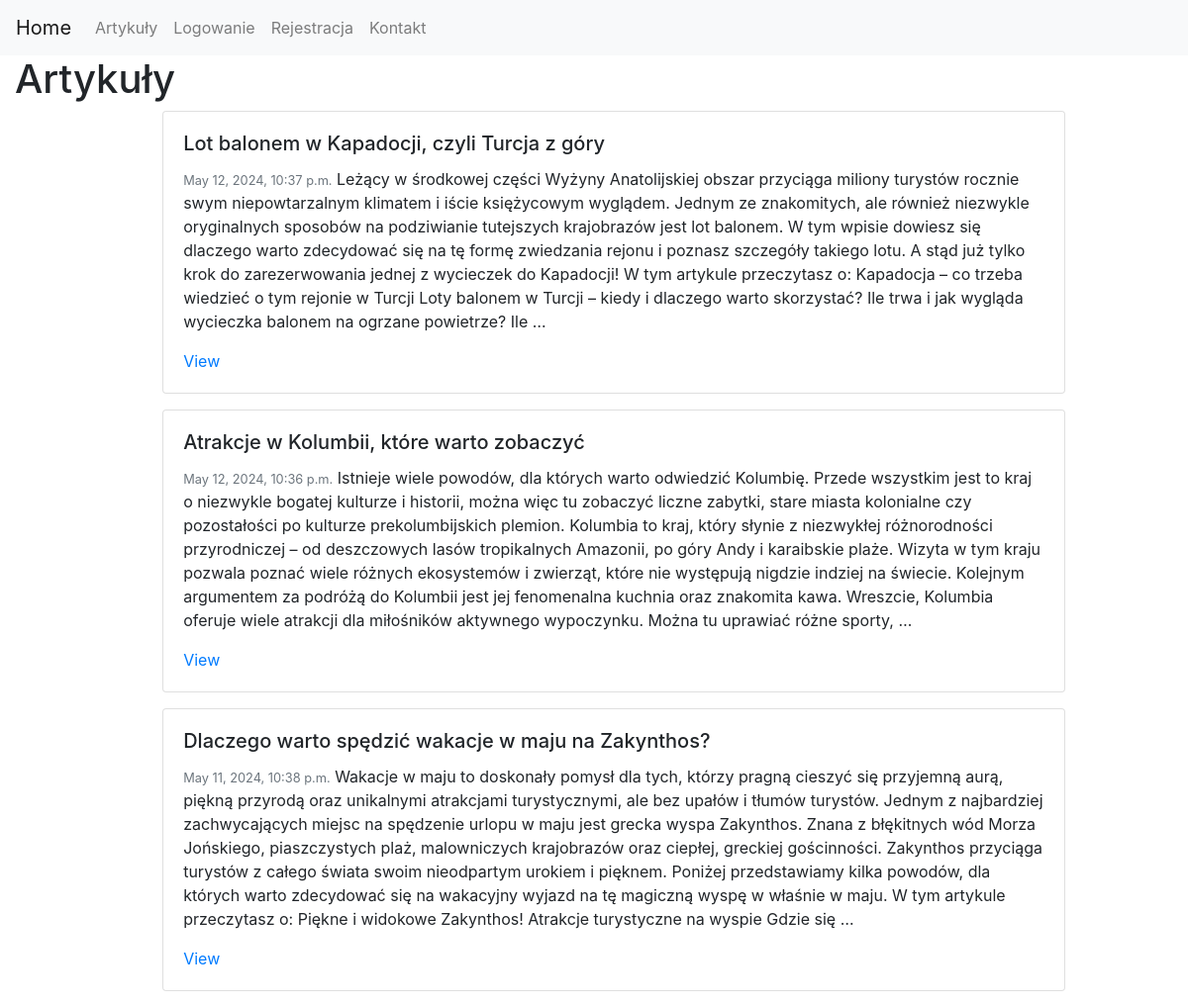
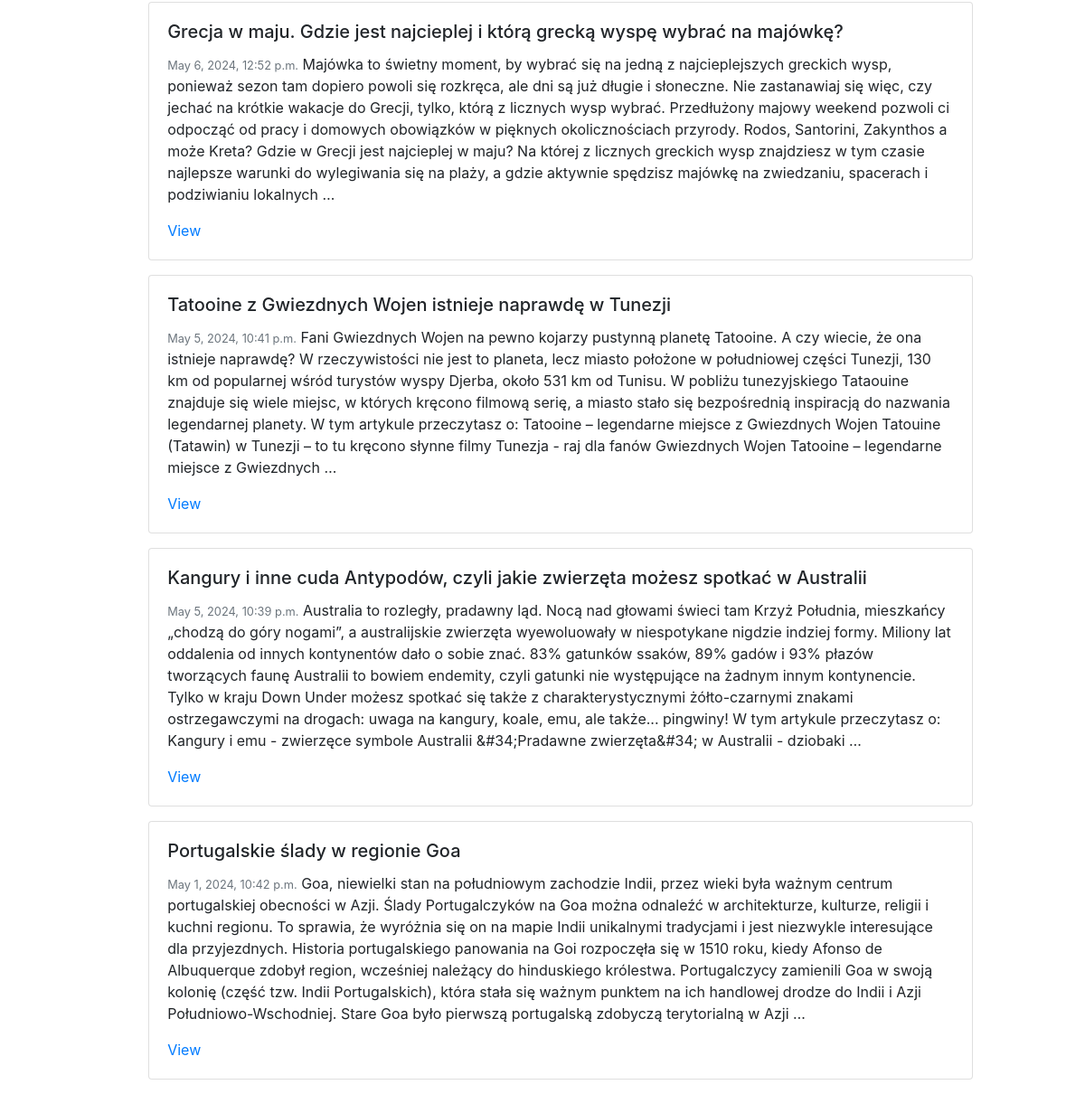
Screenshot of /all_blogs/ with the database file from the repository (2 pictures, top to bottom).
### blog/models.py (models this page shows, shortened)
class BlogPost(models.Model):
    user = models.ForeignKey(User, default=1, null=True, on_delete=models.SET_NULL)
    title = models.CharField(max_length=200)
    slug = models.SlugField(unique=True)
    content = models.TextField(null=True, blank=True)
    publish_date = models.DateTimeField(auto_now=False, auto_now_add=False, null=True, blank=True)
    timestamp = models.DateTimeField(auto_now_add=True)
    updated = models.DateTimeField(auto_now=True)
    class Meta:
        ordering = ['-publish_date', '-updated', '-timestamp']
    def get_absolute_url(self):
        return f"/blog/{self.slug}"

### Project/views.py (the view)
# urls.py: path('all_blogs/', blogs_page, name='list_blog'),
def blogs_page(request):
    all_post = BlogPost.objects.all()
    context = {'blog_list': all_post}
    return render(request, "list_blog.html", context)

### templates/list_blog.html (shortened to what this page needs)
{% extends "base.html" %}
{% block content %}
    <h1>Artykuły</h1>
<ul>
    {% for blog_post in blog_list %}
        <div class='col-12 col-md-10 mb-3 mx-auto'>
            <div class='card {% if not blog_post.publish_date %} border border-warning text-dark {% endif %}'>
                <div class='card-body'>
                    <h5 class='card-title'>{{ blog_post.title }}</h5>
                    <p class='card-text'>
                        <small class='text-muted'>{{ blog_post.publish_date }}</small>
                        {% if truncate %}
                            {{ blog_post.content|linebreaks }}
                        {% else %}
                            {{ blog_post.content|truncatewords:100 }}
                        {% endif %}
                    </p>
                    <a href="{{ blog_post.get_absolute_url }}">View</a>
                </div>
            </div>
        </div>
    {% endfor %}
</ul>
{% endblock %}

### templates/base.html (shortened to what this page needs)
<!doctype html>
<html lang="en">
  <head>
    <link rel="stylesheet" href="https://stackpath.bootstrapcdn.com/bootstrap/4.3.1/css/bootstrap.min.css">
  </head>
  <body>
    {% include 'navbar.html' %}
    <div class='container-fluid'>
         {% block content %}
            {% endblock %}
    </div>
  </body>
</html>

### templates/navbar.html (shortened to what this page needs)
<nav class="navbar navbar-expand-lg navbar-light bg-light">
  <a class="navbar-brand" href="{% url 'home' %}">Home</a>
  <div class="collapse navbar-collapse" id="navbarSupportedContent">
    <ul class="navbar-nav mr-auto">
      <li class="nav-item">
        <a class="nav-link" href="{% url 'list_blog' %}">Artykuły</a>
      </li>
      <li class="nav-item">
        <a class="nav-link" href="{% url 'login' %}">Logowanie</a>
      </li>
      <li class="nav-item">
        <a class="nav-link" href="{% url 'register' %}">Rejestracja</a>
      </li>
      <li class="nav-item">
        <a class="nav-link" href="{% url 'contact' %}">Kontakt</a>
      </li>
    </ul>
  </div>
</nav>

### rows the page displays
BlogPost: title "Lot balonem w Kapadocji, czyli Turcja z góry", publish_date "May 12, 2024, 10:37 p.m.", content "Leżący w środkowej części Wyżyny Anatolijskiej obszar przyciąga miliony turystów rocznie swym niepowtarzalnym klimatem i iście księżycowym wyglądem. Jednym ze znakomitych, ale również niezwykle oryginalnych sposobów na podziwianie tutejszych krajobrazów jest lot balonem. W tym wpisie dowiesz się dlaczego warto zdecydować się na tę formę zwiedzania rejonu i poznasz szczegóły takiego lotu. A stąd już tylko krok do zarezerwowania jednej z wycieczek do Kapadocji! W tym artykule przeczytasz o: Kapadocja – co trzeba wiedzieć o tym rejonie w Turcji Loty balonem w Turcji – kiedy i dlaczego warto skorzystać? Ile trwa i jak wygląda wycieczka balonem na ogrzane powietrze? Ile …"
BlogPost: title "Atrakcje w Kolumbii, które warto zobaczyć", publish_date "May 12, 2024, 10:36 p.m.", content "Istnieje wiele powodów, dla których warto odwiedzić Kolumbię. Przede wszystkim jest to kraj o niezwykle bogatej kulturze i historii, można więc tu zobaczyć liczne zabytki, stare miasta kolonialne czy pozostałości po kulturze prekolumbijskich plemion. Kolumbia to kraj, który słynie z niezwykłej różnorodności przyrodniczej – od deszczowych lasów tropikalnych Amazonii, po góry Andy i karaibskie plaże. Wizyta w tym kraju pozwala poznać wiele różnych ekosystemów i zwierząt, które nie występują nigdzie indziej na świecie. Kolejnym argumentem za podróżą do Kolumbii jest jej fenomenalna kuchnia oraz znakomita kawa. Wreszcie, Kolumbia oferuje wiele atrakcji dla miłośników aktywnego wypoczynku. Można…"
BlogPost: title "Dlaczego warto spędzić wakacje w maju na Zakynthos?", publish_date "May 11, 2024, 10:38 p.m.", content "Wakacje w maju to doskonały pomysł dla tych, którzy pragną cieszyć się przyjemną aurą, piękną przyrodą oraz unikalnymi atrakcjami turystycznymi, ale bez upałów i tłumów turystów. Jednym z najbardziej zachwycających miejsc na spędzenie urlopu w maju jest grecka wyspa Zakynthos. Znana z błękitnych wód Morza Jońskiego, piaszczystych plaż, malowniczych krajobrazów oraz ciepłej, greckiej gościnności. Zakynthos przyciąga turystów z całego świata swoim nieodpartym urokiem i pięknem. Poniżej przedstawiamy kilka powodów, dla których warto zdecydować się na wakacyjny wyjazd na tę magiczną wyspę w właśnie w maju. W tym artykule przeczytasz o: Piękne i widokowe Zakynthos! Atrakcje turystyczne na wyspie…"
BlogPost: title "Grecja w maju. Gdzie jest najcieplej i którą grecką wyspę wybrać na majówkę?", publish_date "May 6, 2024, 12:52 p.m.", content "Majówka to świetny moment, by wybrać się na jedną z najcieplejszych greckich wysp, ponieważ sezon tam dopiero powoli się rozkręca, ale dni są już długie i słoneczne. Nie zastanawiaj się więc, czy jechać na krótkie wakacje do Grecji, tylko, którą z licznych wysp wybrać. Przedłużony majowy weekend pozwoli ci odpocząć od pracy i domowych obowiązków w pięknych okolicznościach przyrody. Rodos, Santorini, Zakynthos a może Kreta? Gdzie w Grecji jest najcieplej w maju? Na której z licznych greckich wysp znajdziesz w tym czasie najlepsze warunki do wylegiwania się na plaży, a gdzie aktywnie spędzisz majówkę na zwiedzaniu, spacerach i podziwianiu lokalnych …"
BlogPost: title "Tatooine z Gwiezdnych Wojen istnieje naprawdę w Tunezji", publish_date "May 5, 2024, 10:41 p.m.", content "Fani Gwiezdnych Wojen na pewno kojarzy pustynną planetę Tatooine. A czy wiecie, że ona istnieje naprawdę? W rzeczywistości nie jest to planeta, lecz miasto położone w południowej części Tunezji, 130 km od popularnej wśród turystów wyspy Djerba, około 531 km od Tunisu. W pobliżu tunezyjskiego Tataouine znajduje się wiele miejsc, w których kręcono filmową serię, a miasto stało się bezpośrednią inspiracją do nazwania legendarnej planety. W tym artykule przeczytasz o: Tatooine – legendarne miejsce z Gwiezdnych Wojen Tatouine (Tatawin) w Tunezji – to tu kręcono słynne filmy Tunezja - raj dla fanów Gwiezdnych Wojen Tatooine – legendarne miejsce z Gwiezdnych …"
BlogPost: title "Kangury i inne cuda Antypodów, czyli jakie zwierzęta możesz spotkać w Australii", publish_date "May 5, 2024, 10:39 p.m.", content "Australia to rozległy, pradawny ląd. Nocą nad głowami świeci tam Krzyż Południa, mieszkańcy „chodzą do góry nogami”, a australijskie zwierzęta wyewoluowały w niespotykane nigdzie indziej formy. Miliony lat oddalenia od innych kontynentów dało o sobie znać. 83% gatunków ssaków, 89% gadów i 93% płazów tworzących faunę Australii to bowiem endemity, czyli gatunki nie występujące na żadnym innym kontynencie. Tylko w kraju Down Under możesz spotkać się także z charakterystycznymi żółto-czarnymi znakami ostrzegawczymi na drogach: uwaga na kangury, koale, emu, ale także... pingwiny! W tym artykule przeczytasz o: Kangury i emu - zwierzęce symbole Australii &#34;Pradawne zwierzęta&#34; w Australii -…"
BlogPost: title "Portugalskie ślady w regionie Goa", publish_date "May 1, 2024, 10:42 p.m.", content "Goa, niewielki stan na południowym zachodzie Indii, przez wieki była ważnym centrum portugalskiej obecności w Azji. Ślady Portugalczyków na Goa można odnaleźć w architekturze, kulturze, religii i kuchni regionu. To sprawia, że wyróżnia się on na mapie Indii unikalnymi tradycjami i jest niezwykle interesujące dla przyjezdnych. Historia portugalskiego panowania na Goi rozpoczęła się w 1510 roku, kiedy Afonso de Albuquerque zdobył region, wcześniej należący do hinduskiego królestwa. Portugalczycy zamienili Goa w swoją kolonię (część tzw. Indii Portugalskich), która stała się ważnym punktem na ich handlowej drodze do Indii i Azji Południowo-Wschodniej. Stare Goa było pierwszą portugalską…"
